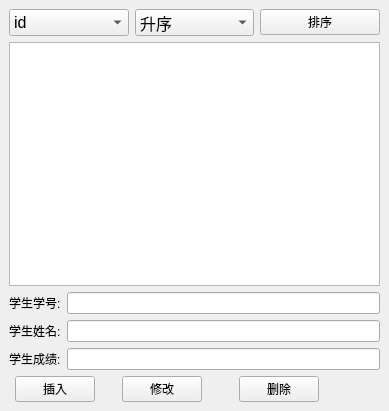
<?xml version="1.0" encoding="UTF-8"?>
<ui version="4.0">
 <class>myWin</class>
 <widget class="QMainWindow" name="myWin">
  <property name="geometry">
   <rect>
    <x>0</x>
    <y>0</y>
    <width>389</width>
    <height>411</height>
   </rect>
  </property>
  <property name="windowTitle">
   <string>学生管理</string>
  </property>
  <widget class="QWidget" name="centralwidget">
   <layout class="QVBoxLayout" name="verticalLayout">
    <item>
     <layout class="QGridLayout" name="gridLayout_2">
      <item row="0" column="0">
       <widget class="QComboBox" name="selectBox1">
        <property name="font">
         <font>
          <pointsize>12</pointsize>
         </font>
        </property>
        <item>
         <property name="text">
          <string>id</string>
         </property>
        </item>
        <item>
         <property name="text">
          <string>score</string>
         </property>
        </item>
       </widget>
      </item>
      <item row="0" column="1">
       <widget class="QComboBox" name="selectBox2">
        <property name="font">
         <font>
          <pointsize>12</pointsize>
         </font>
        </property>
        <item>
         <property name="text">
          <string>升序</string>
         </property>
        </item>
        <item>
         <property name="text">
          <string>降序</string>
         </property>
        </item>
       </widget>
      </item>
      <item row="0" column="2">
       <widget class="QPushButton" name="sortButton">
        <property name="text">
         <string>排序</string>
        </property>
       </widget>
      </item>
     </layout>
    </item>
    <item>
     <widget class="QTableView" name="tableView"/>
    </item>
    <item>
     <layout class="QGridLayout" name="gridLayout">
      <item row="0" column="0">
       <widget class="QLabel" name="studentId">
        <property name="text">
         <string>学生学号:</string>
        </property>
       </widget>
      </item>
      <item row="0" column="1">
       <widget class="QLineEdit" name="idInputBox"/>
      </item>
      <item row="1" column="0">
       <widget class="QLabel" name="studentName">
        <property name="text">
         <string>学生姓名:</string>
        </property>
       </widget>
      </item>
      <item row="1" column="1">
       <widget class="QLineEdit" name="nameInputBox"/>
      </item>
      <item row="2" column="0">
       <widget class="QLabel" name="studentScore">
        <property name="text">
         <string>学生成绩:</string>
        </property>
       </widget>
      </item>
      <item row="2" column="1">
       <widget class="QLineEdit" name="scoreInputBox"/>
      </item>
     </layout>
    </item>
    <item>
     <layout class="QHBoxLayout" name="horizontalLayout">
      <item>
       <spacer name="horizontalSpacer_4">
        <property name="orientation">
         <enum>Qt::Horizontal</enum>
        </property>
        <property name="sizeHint" stdset="0">
         <size>
          <width>13</width>
          <height>20</height>
         </size>
        </property>
       </spacer>
      </item>
      <item>
       <widget class="QPushButton" name="insertButton">
        <property name="text">
         <string>插入</string>
        </property>
       </widget>
      </item>
      <item>
       <spacer name="horizontalSpacer">
        <property name="orientation">
         <enum>Qt::Horizontal</enum>
        </property>
        <property name="sizeHint" stdset="0">
         <size>
          <width>28</width>
          <height>20</height>
         </size>
        </property>
       </spacer>
      </item>
      <item>
       <widget class="QPushButton" name="modifyButton">
        <property name="text">
         <string>修改</string>
        </property>
       </widget>
      </item>
      <item>
       <spacer name="horizontalSpacer_2">
        <property name="orientation">
         <enum>Qt::Horizontal</enum>
        </property>
        <property name="sizeHint" stdset="0">
         <size>
          <width>38</width>
          <height>20</height>
         </size>
        </property>
       </spacer>
      </item>
      <item>
       <widget class="QPushButton" name="deleteButton">
        <property name="text">
         <string>删除</string>
        </property>
       </widget>
      </item>
      <item>
       <spacer name="horizontalSpacer_3">
        <property name="orientation">
         <enum>Qt::Horizontal</enum>
        </property>
        <property name="sizeHint" stdset="0">
         <size>
          <width>68</width>
          <height>20</height>
         </size>
        </property>
       </spacer>
      </item>
     </layout>
    </item>
   </layout>
  </widget>
 </widget>
 <resources/>
 <connections/>
</ui>
